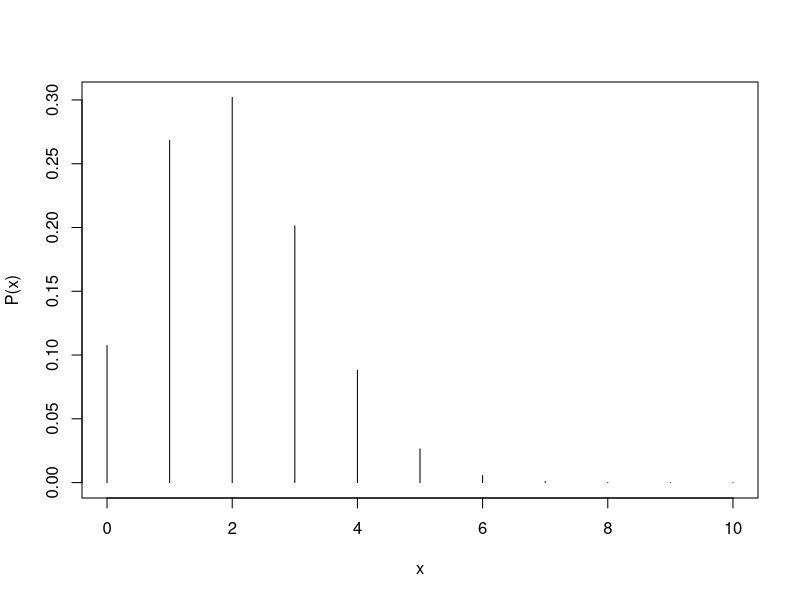
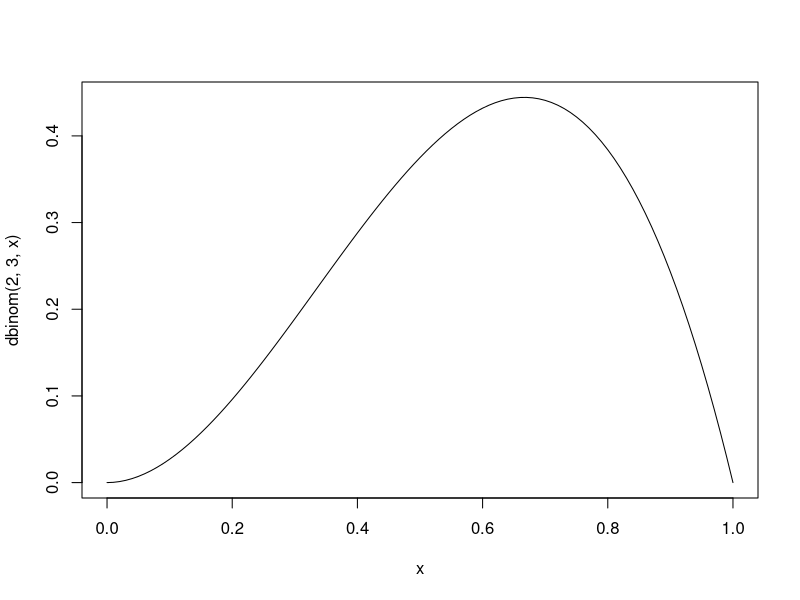

Generate these figures, in order, with R:
## ---- chunk 1
prob <- dbinom(5, size = 10, prob = 0.5)
calc.prob <- choose(10,5) * 0.5^10 
## ---- chunk 2
prob <- pbinom(5, size = 10, prob = 0.5)
l <- c(0,1,2,3,4,5)
calc.prob <- sum(choose(10,l)*0.5^10)
## ---- chunk 3
observations <- rbinom(20, 50, 0.5)
# Generates 20 random binomial values
# Each value represents the number of successes
# Probability of success is 0.5
# Number of trials is 50
print(observations)
## ---- chunk 4
plot(0:10, dbinom(0:10, 10, 0.2), type = "h",
     xlab = "x", ylab = "P(x)")
# Plots a binomial distribtution with n = 10
# number of trials goes 0 - 10
## ---- chunk 5
bin <- curve(dbinom(2,3,x), xlim = c(0,1))
# First number in dbinom is number of successes
# Second number is number of trials
# x is the probability of success
# this dbinom is seeing 2 successes as a function of x
# where x is the true value of p
## ---- chunk 6
prop.test(837, 1810, p=0.50, alternative="two.sided", correct=FALSE)
## ---- chunk 7
z <- ((837/1810)-0.5)/sqrt((0.5*0.5)/1810)
p.val <- 2 * (1 - pnorm(abs(z)))
p.val
## ---- chunk 8
p.hat <- 837/1810
wald.z <- (p.hat-0.5)/sqrt((p.hat*(1-p.hat))/1810)
wald.p.val <- 2 * (1- pnorm(abs(wald.z)))
print(wald.p.val)
